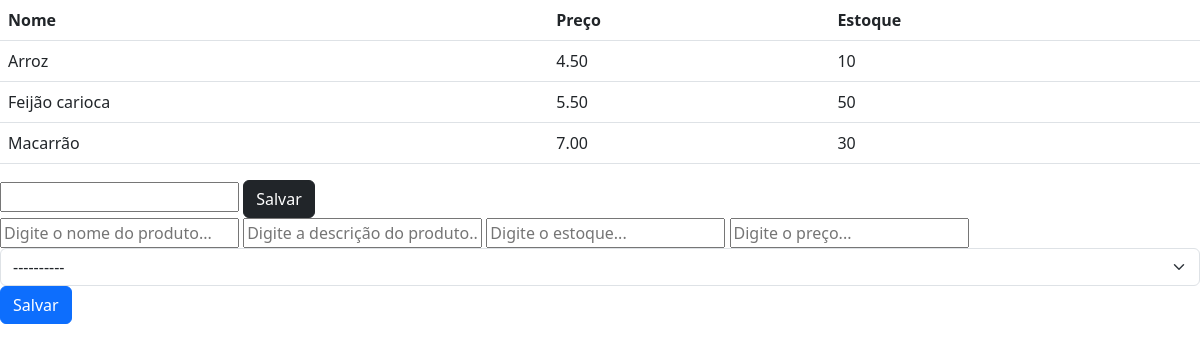
The app's page /produtos/, older data.
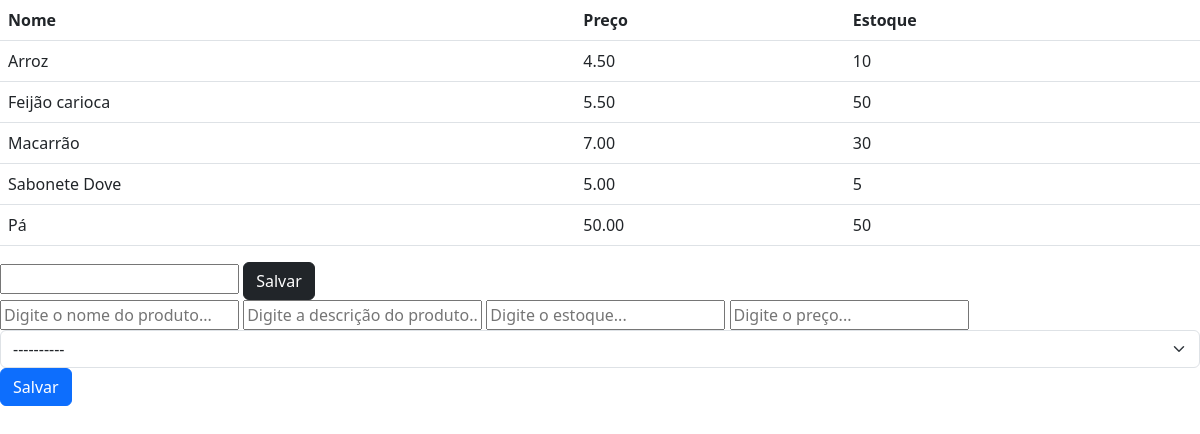
The same page, newer data.
### core/models.py (models this page shows, shortened)
class Produtos(models.Model):
    nome = models.CharField(max_length=100)
    descricao = models.TextField(blank=True)
    preco = models.DecimalField(max_digits=10, decimal_places=2)
    estoque = models.PositiveIntegerField()
    data_criacao = models.DateTimeField(auto_now_add=True)
    data_ultima_edicao = models.DateTimeField(auto_now_add=True)
    categoria = models.ForeignKey(Categoria, on_delete=models.CASCADE)

### core/views.py (the view)
# urls.py: path('produtos/', lista_produtos),
def lista_produtos(request): # View para puxar os produtos do banco e mandar para o html
    produtos = Produtos.objects.all()
    categorias = Categoria.objects.all()
    return render(request, 'produtos.html', {'produtos': produtos, 'categorias': categorias})

### core/templates/produtos.html (shortened to what this page needs)
<!DOCTYPE html>
<html lang="en">
<head>
    <link href="https://cdn.jsdelivr.net/npm/bootstrap@5.3.0/dist/css/bootstrap.min.css" rel="stylesheet">
</head>
<body>
    <table class="table">
        <tr>
            <th>Nome</th>
            <th>Preço</th>
            <th>Estoque</th>
        </tr>
        {% for produto in produtos %}
        <tr>
            <td>{{produto.nome}}</td>
            <td>{{produto.preco}}</td>
            <td>{{produto.estoque}}</td>
        </tr>
        {% endfor %}
    </table>
    <form action="{% url 'cadastrar_categoria' %}" method="post">
        <input type="text" name="nome_categoria">
        <button type="submit" class="btn btn-dark">Salvar</button>
    </form>
    <form action="{% url 'cadastrar_produto' %}" method="post">
        <input type="text" placeholder="Digite o nome do produto..." name="nome_produto">
        <input type="text" placeholder="Digite a descrição do produto..." name="descricao">
        <input type="number" placeholder="Digite o estoque..." name="estoque">
        <input type="number" placeholder="Digite o preço..." name="preco" step="0.01">
        <select name="categoria" class="form-select">
            <option selected>----------</option>
        </select>
        <button type="submit" class="btn btn-primary">Salvar</button>
    </form>
</body>
</html>

Row changes from the older to the newer data that the page shows:
added Produtos: nome "Sabonete Dove", preco "5.00", estoque "5"
added Produtos: nome "Pá", preco "50.00", estoque "50"
